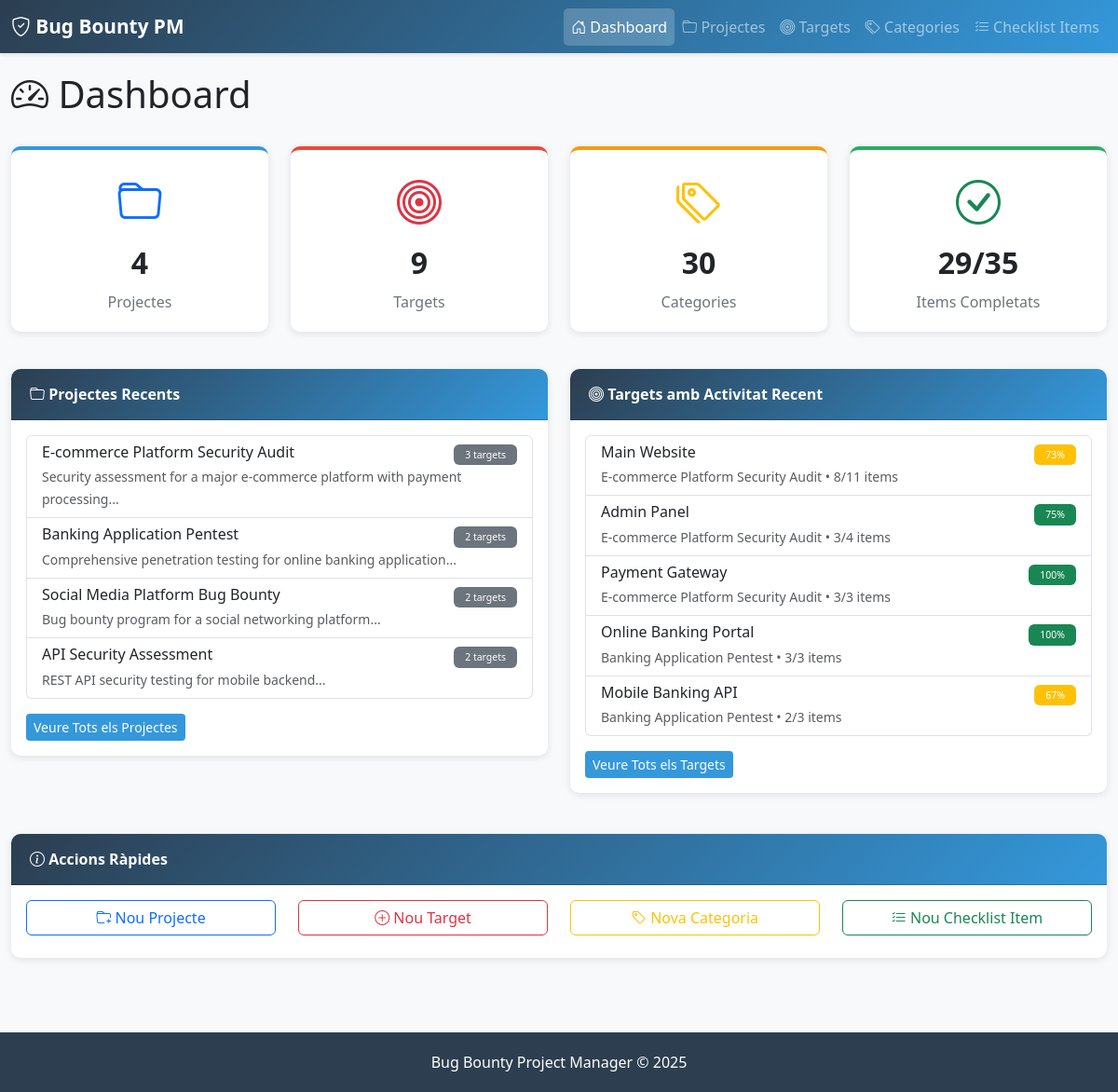
The page / on the database its author committed.
### tables this page shows
CREATE TABLE IF NOT EXISTS projects (
    id INT AUTO_INCREMENT PRIMARY KEY,
    name VARCHAR(255) NOT NULL,
    description TEXT,
    created_at TIMESTAMP DEFAULT CURRENT_TIMESTAMP,
    updated_at TIMESTAMP DEFAULT CURRENT_TIMESTAMP ON UPDATE CURRENT_TIMESTAMP
);

CREATE TABLE IF NOT EXISTS targets (
    id INT AUTO_INCREMENT PRIMARY KEY,
    project_id INT NOT NULL,
    name VARCHAR(255) NOT NULL,
    url VARCHAR(500),
    description TEXT,
    notes TEXT,
    created_at TIMESTAMP DEFAULT CURRENT_TIMESTAMP,
    updated_at TIMESTAMP DEFAULT CURRENT_TIMESTAMP ON UPDATE CURRENT_TIMESTAMP,
    FOREIGN KEY (project_id) REFERENCES projects(id) ON DELETE CASCADE
);

### www/index.php (the view, shortened to what this page needs)
<?php
$pdo = getConnection();
$stats = [];
$stats['projects'] = $pdo->query("SELECT COUNT(*) FROM projects")->fetchColumn();
$stats['targets'] = $pdo->query("SELECT COUNT(*) FROM targets")->fetchColumn();
$stats['categories'] = $pdo->query("SELECT COUNT(*) FROM categories")->fetchColumn();
$stats['checklist_items'] = $pdo->query("SELECT COUNT(*) FROM checklist_items")->fetchColumn();
$stats['completed_items'] = $pdo->query("SELECT COUNT(*) FROM target_checklist WHERE is_checked = TRUE")->fetchColumn();
$stats['total_checklist'] = $pdo->query("SELECT COUNT(*) FROM target_checklist")->fetchColumn();
$recentProjects = $pdo->query("
    SELECT p.*, COUNT(t.id) as target_count
    FROM projects p
    LEFT JOIN targets t ON p.id = t.project_id
    GROUP BY p.id
    ORDER BY p.updated_at DESC
    LIMIT 5
")->fetchAll();
$targetsWithNotes = $pdo->query("
    SELECT t.*, p.name as project_name,
    (SELECT COUNT(*) FROM target_checklist tc WHERE tc.target_id = t.id AND tc.is_checked = TRUE) as completed,
    (SELECT COUNT(*) FROM target_checklist tc WHERE tc.target_id = t.id) as total
    FROM targets t
    JOIN projects p ON t.project_id = p.id
    WHERE t.notes IS NOT NULL AND t.notes != ''
    ORDER BY t.updated_at DESC
    LIMIT 5
")->fetchAll();
include 'header.php';
?>
<div class="row">
    <div class="col-12 mb-4">
        <h1><i class="bi bi-speedometer2"></i> Dashboard</h1>
    </div>
</div>
<div class="row mb-4">
    <div class="col-md-3 mb-3">
        <div class="stats-card" style="border-top: 4px solid #3498db;">
            <i class="bi bi-folder text-primary"></i>
            <h3><?php echo $stats['projects']; ?></h3>
            <p>Projectes</p>
        </div>
    </div>
    <div class="col-md-3 mb-3">
        <div class="stats-card" style="border-top: 4px solid #e74c3c;">
            <i class="bi bi-bullseye text-danger"></i>
            <h3><?php echo $stats['targets']; ?></h3>
            <p>Targets</p>
        </div>
    </div>
    <div class="col-md-3 mb-3">
        <div class="stats-card" style="border-top: 4px solid #f39c12;">
            <i class="bi bi-tags text-warning"></i>
            <h3><?php echo $stats['categories']; ?></h3>
            <p>Categories</p>
        </div>
    </div>
    <div class="col-md-3 mb-3">
        <div class="stats-card" style="border-top: 4px solid #27ae60;">
            <i class="bi bi-check-circle text-success"></i>
            <h3><?php echo $stats['completed_items']; ?>/<?php echo $stats['total_checklist']; ?></h3>
            <p>Items Completats</p>
        </div>
    </div>
</div>
<div class="row">
    <div class="col-md-6 mb-4">
        <div class="card">
            <div class="card-header">
                <i class="bi bi-folder"></i> Projectes Recents
            </div>
            <div class="card-body">
                <?php if (empty($recentProjects)): ?>
                    <p class="text-muted">No hi ha projectes encara.</p>
                    <a href="projects.php" class="btn btn-primary btn-sm">Crear Primer Projecte</a>
                <?php else: ?>
                    <div class="list-group">
                        <?php foreach ($recentProjects as $project): ?>
                            <a href="project_detail.php?id=<?php echo $project['id']; ?>" class="list-group-item list-group-item-action">
                                <div class="d-flex w-100 justify-content-between">
                                    <h6 class="mb-1"><?php echo htmlspecialchars($project['name']); ?></h6>
                                    <small class="text-muted">
                                        <span class="badge bg-secondary"><?php echo $project['target_count']; ?> targets</span>
                                    </small>
                                </div>
                                <small class="text-muted">
                                    <?php echo htmlspecialchars(substr($project['description'] ?? '', 0, 80)); ?>...
                                </small>
                            </a>
                        <?php endforeach; ?>
                    </div>
                    <div class="mt-3">
                        <a href="projects.php" class="btn btn-primary btn-sm">Veure Tots els Projectes</a>
                    </div>
                <?php endif; ?>
            </div>
        </div>
    </div>
    <div class="col-md-6 mb-4">
        <div class="card">
            <div class="card-header">
                <i class="bi bi-bullseye"></i> Targets amb Activitat Recent
            </div>
            <div class="card-body">
                <?php if (empty($targetsWithNotes)): ?>
                    <p class="text-muted">No hi ha targets amb notes encara.</p>
                <?php else: ?>
                    <div class="list-group">
                        <?php foreach ($targetsWithNotes as $target): ?>
                            <a href="target_detail.php?id=<?php echo $target['id']; ?>" class="list-group-item list-group-item-action">
                                <div class="d-flex w-100 justify-content-between">
                                    <h6 class="mb-1"><?php echo htmlspecialchars($target['name']); ?></h6>
                                    <small>
                                        <?php
                                        $percentage = $target['total'] > 0 ? round(($target['completed'] / $target['total']) * 100) : 0;
                                        ?>
                                        <span class="badge bg-<?php echo $percentage >= 75 ? 'success' : ($percentage >= 50 ? 'warning' : 'secondary'); ?>">
                                            <?php echo $percentage; ?>%
                                        </span>
                                    </small>
                                </div>
                                <small class="text-muted">
                                    <?php echo htmlspecialchars($target['project_name']); ?> •
                                    <?php echo $target['completed']; ?>/<?php echo $target['total']; ?> items
                                </small>
                            </a>
                        <?php endforeach; ?>
                    </div>
                    <div class="mt-3">
                        <a href="targets.php" class="btn btn-primary btn-sm">Veure Tots els Targets</a>
                    </div>
                <?php endif; ?>
            </div>
        </div>
    </div>
</div>
<div class="row">
    <div class="col-12">
        <div class="card">
            <div class="card-header">
                <i class="bi bi-info-circle"></i> Accions Ràpides
            </div>
            <div class="card-body">
                <div class="row">
                    <div class="col-md-3 mb-2">
                        <a href="projects.php" class="btn btn-outline-primary w-100">
                            <i class="bi bi-folder-plus"></i> Nou Projecte
                        </a>
                    </div>
                    <div class="col-md-3 mb-2">
                        <a href="targets.php" class="btn btn-outline-danger w-100">
                            <i class="bi bi-plus-circle"></i> Nou Target
                        </a>
                    </div>
                    <div class="col-md-3 mb-2">
                        <a href="categories.php" class="btn btn-outline-warning w-100">
                            <i class="bi bi-tag"></i> Nova Categoria
                        </a>
                    </div>
                    <div class="col-md-3 mb-2">
                        <a href="checklist.php" class="btn btn-outline-success w-100">
                            <i class="bi bi-list-check"></i> Nou Checklist Item
                        </a>
                    </div>
                </div>
            </div>
        </div>
    </div>
</div>
<?php include 'footer.php'; ?>

### www/header.php (shortened to what this page needs)
<!DOCTYPE html>
<html lang="ca">
<head>
    <link href="https://cdn.jsdelivr.net/npm/bootstrap@5.3.0/dist/css/bootstrap.min.css" rel="stylesheet">
    <link rel="stylesheet" href="https://cdn.jsdelivr.net/npm/bootstrap-icons@1.11.0/font/bootstrap-icons.css">
</head>
<body>
    <nav class="navbar navbar-expand-lg navbar-dark">
        <div class="container-fluid">
            <a class="navbar-brand" href="index.php">
                <i class="bi bi-shield-check"></i> Bug Bounty PM
            </a>
            <div class="collapse navbar-collapse" id="navbarNav">
                <ul class="navbar-nav ms-auto">
                    <li class="nav-item">
                        <a class="nav-link <?php echo basename($_SERVER['PHP_SELF']) == 'index.php' ? 'active' : ''; ?>" href="index.php">
                            <i class="bi bi-house-door"></i> Dashboard
                        </a>
                    </li>
                    <li class="nav-item">
                        <a class="nav-link <?php echo basename($_SERVER['PHP_SELF']) == 'projects.php' ? 'active' : ''; ?>" href="projects.php">
                            <i class="bi bi-folder"></i> Projectes
                        </a>
                    </li>
                    <li class="nav-item">
                        <a class="nav-link <?php echo basename($_SERVER['PHP_SELF']) == 'targets.php' ? 'active' : ''; ?>" href="targets.php">
                            <i class="bi bi-bullseye"></i> Targets
                        </a>
                    </li>
                    <li class="nav-item">
                        <a class="nav-link <?php echo basename($_SERVER['PHP_SELF']) == 'categories.php' ? 'active' : ''; ?>" href="categories.php">
                            <i class="bi bi-tags"></i> Categories
                        </a>
                    </li>
                    <li class="nav-item">
                        <a class="nav-link <?php echo basename($_SERVER['PHP_SELF']) == 'checklist.php' ? 'active' : ''; ?>" href="checklist.php">
                            <i class="bi bi-list-check"></i> Checklist Items
                        </a>
                    </li>
                </ul>
            </div>
        </div>
    </nav>
    <div class="content-wrapper">
        <div class="container-fluid">

### www/footer.php (shortened to what this page needs)
        </div>
    </div>
    <footer class="footer text-center">
        <div class="container">
            <p class="mb-0">Bug Bounty Project Manager &copy; <?php echo date('Y'); ?></p>
        </div>
    </footer>
</body>
</html>

### www/header.php (style rules this page uses)
:root { --primary-color: #2c3e50; --secondary-color: #3498db; --success-color: #27ae60; --danger-color: #e74c3c; --warning-color: #f39c12; }
body { font-family: 'Segoe UI', Tahoma, Geneva, Verdana, sans-serif; background-color: #f8f9fa; }
.navbar { background: linear-gradient(135deg, var(--primary-color) 0%, var(--secondary-color) 100%); box-shadow: 0 2px 4px rgba(0,0,0,0.1); }
.navbar-brand { font-weight: bold; font-size: 1.3rem; }
.content-wrapper { padding: 20px 0; min-height: calc(100vh - 120px); }
.card { border: none; border-radius: 10px; box-shadow: 0 2px 8px rgba(0,0,0,0.1); margin-bottom: 20px; transition: transform 0.2s; }
.card-header { background: linear-gradient(135deg, var(--primary-color) 0%, var(--secondary-color) 100%); color: white; border-radius: 10px 10px 0 0 !important; padding: 15px 20px; font-weight: 600; }
.btn-primary { background: var(--secondary-color); border: none; transition: all 0.3s; }
.badge { padding: 6px 12px; font-weight: 500; }
.footer { background-color: var(--primary-color); color: white; padding: 20px 0; margin-top: 40px; }
.nav-link.active { background-color: rgba(255,255,255,0.2) !important; border-radius: 5px; }
.stats-card { background: white; border-radius: 10px; padding: 20px; text-align: center; box-shadow: 0 2px 8px rgba(0,0,0,0.1); }
.stats-card i { font-size: 3rem; margin-bottom: 10px; }
.stats-card h3 { margin: 10px 0; font-size: 2rem; font-weight: bold; }
.stats-card p { color: #6c757d; margin: 0; }

### rows shown on the page
projects: name "E-commerce Platform Security Audit", target_count "3", description "Security assessment for a major e-commerce platform with payment processing"
projects: name "Banking Application Pentest", target_count "2", description "Comprehensive penetration testing for online banking application"
projects: name "Social Media Platform Bug Bounty", target_count "2", description "Bug bounty program for a social networking platform"
projects: name "API Security Assessment", target_count "2", description "REST API security testing for mobile backend"
targets: name "Main Website", percentage "73", project.name "E-commerce Platform Security Audit", completed "8", total "11"
targets: name "Admin Panel", percentage "75", project.name "E-commerce Platform Security Audit", completed "3", total "4"
targets: name "Payment Gateway", percentage "100", project.name "E-commerce Platform Security Audit", completed "3", total "3"
targets: name "Online Banking Portal", percentage "100", project.name "Banking Application Pentest", completed "3", total "3"
targets: name "Mobile Banking API", percentage "67", project.name "Banking Application Pentest", completed "2", total "3"

### other values the page prints
$stats['projects'] "4"
$stats['targets'] "9"
$stats['categories'] "30"
$stats['completed_items'] "29"
$stats['total_checklist'] "35"
